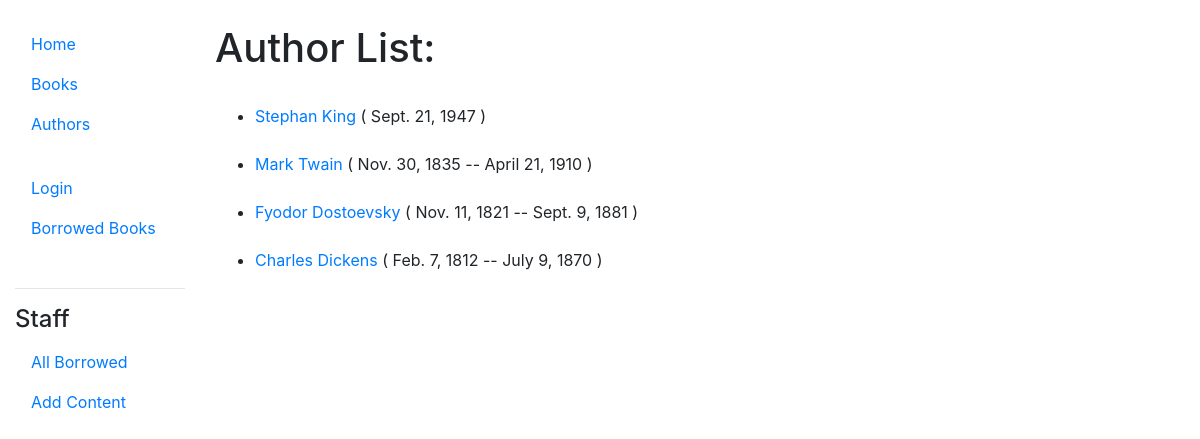
Screenshot of /catalog/authors/ with the database file from the repository.
### catalog/models.py (models this page shows, shortened)
class Author(models.Model):
    name = models.CharField(max_length=30, help_text ='enter author pen name')
    first_name = models.CharField(
        max_length=30,
        help_text='enter author first name'
        )
    last_name = models.CharField(
        max_length = 100,
        help_text='enter author last name , max 100 chars.'
        )
    date_of_birth = models.DateField(null=True, blank=True)
    date_of_deth = models.DateField(null=True, blank=True)

### catalog/views.py (the view)
# urls.py: path('authors/', views.AuthorListView.as_view(), name='authors'),
class AuthorListView(ListView):
    model = Author

### catalog/templates/catalog/author_list.html (shortened to what this page needs)
{% extends 'catalog/base.html' %}
{% block content %}
<h1>Author List:</h1>
<br>
<ul>
    {% for author in author_list %}
    <li>
        <a href="{% url 'catalog:author-detail' author.id %}">{{ author.name }}</a>
        (
            {{ author.date_of_birth}}
            {% if author.date_of_deth %}
            --
            {{ author.date_of_deth }}
            {% endif %}
        )
    </li>
    <br>
    {% endfor %}
</ul>
{% endblock %}

### rows the page displays
Author: name "Stephan King", date_of_birth "Sept. 21, 1947"
Author: name "Mark Twain", date_of_birth "Nov. 30, 1835", date_of_deth "April 21, 1910"
Author: name "Fyodor Dostoevsky", date_of_birth "Nov. 11, 1821", date_of_deth "Sept. 9, 1881"
Author: name "Charles Dickens", date_of_birth "Feb. 7, 1812", date_of_deth "July 9, 1870"
